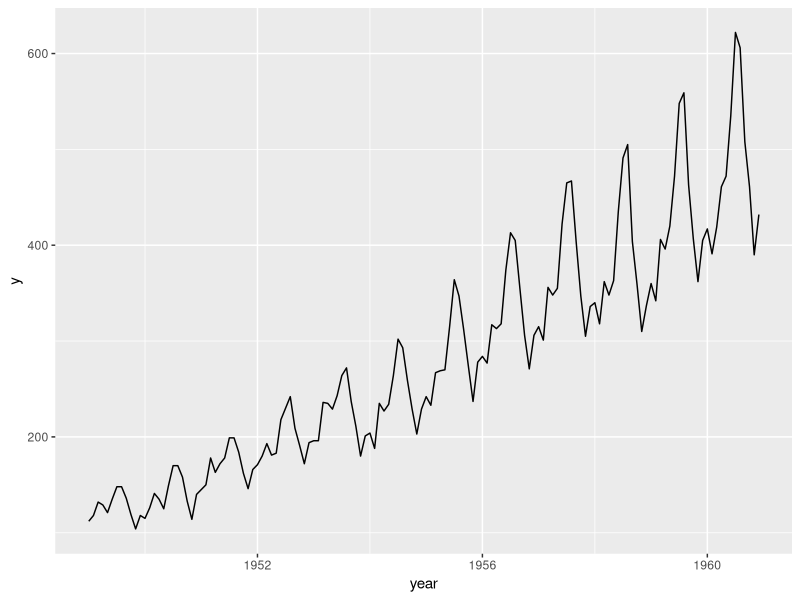
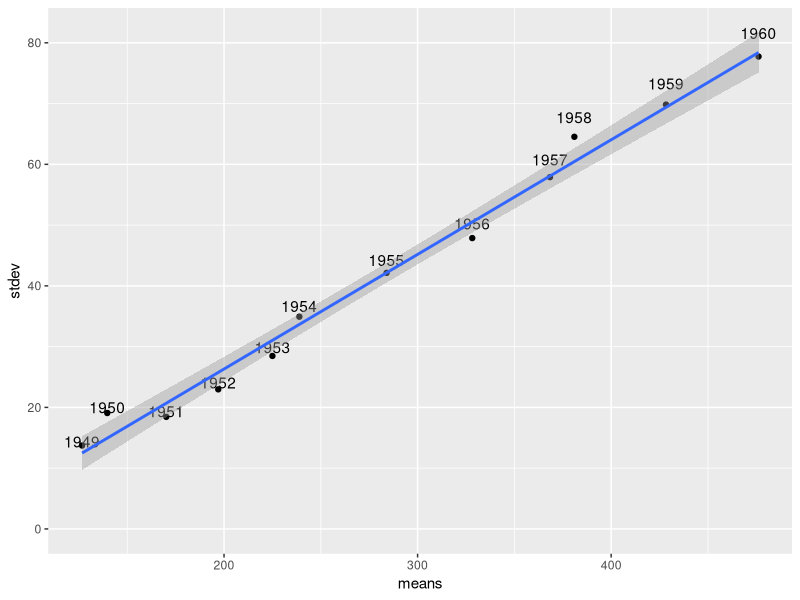
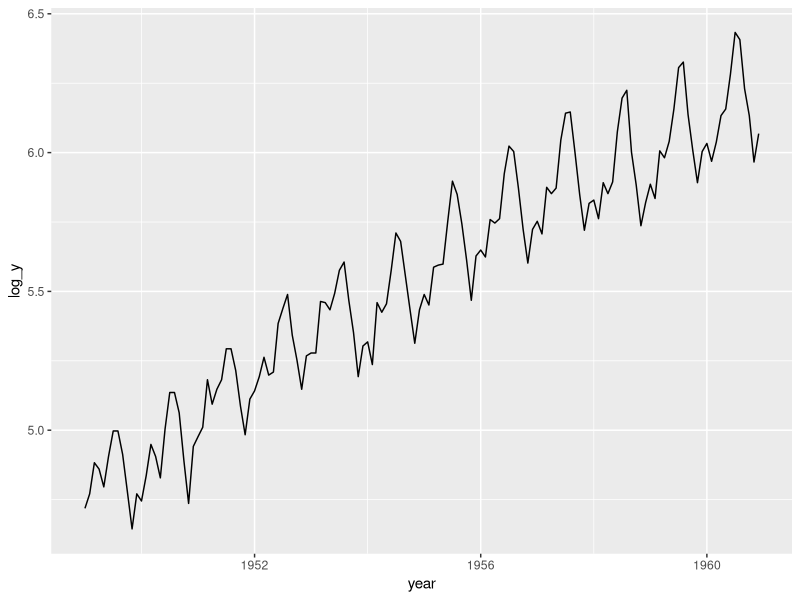
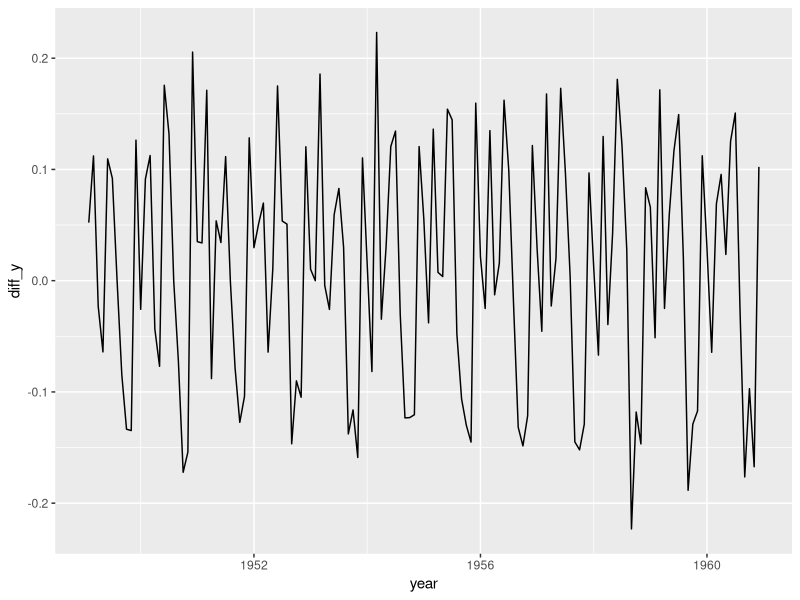
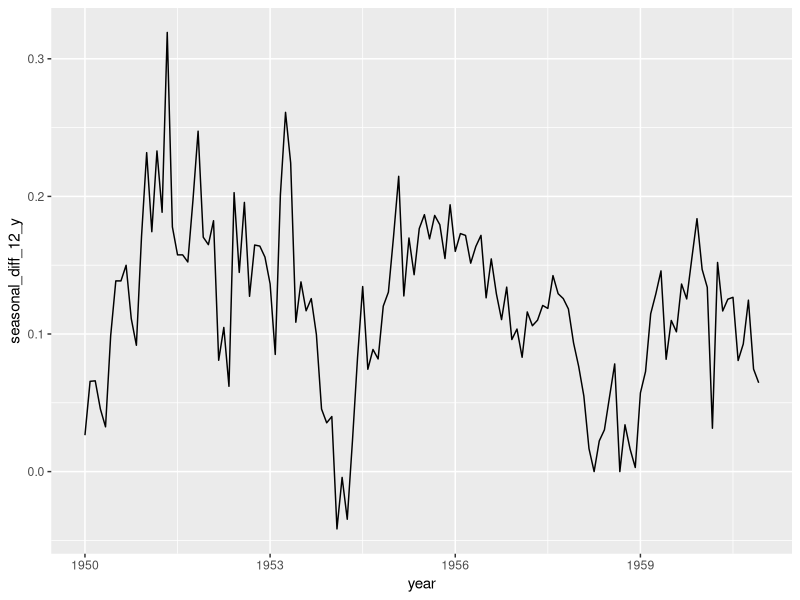
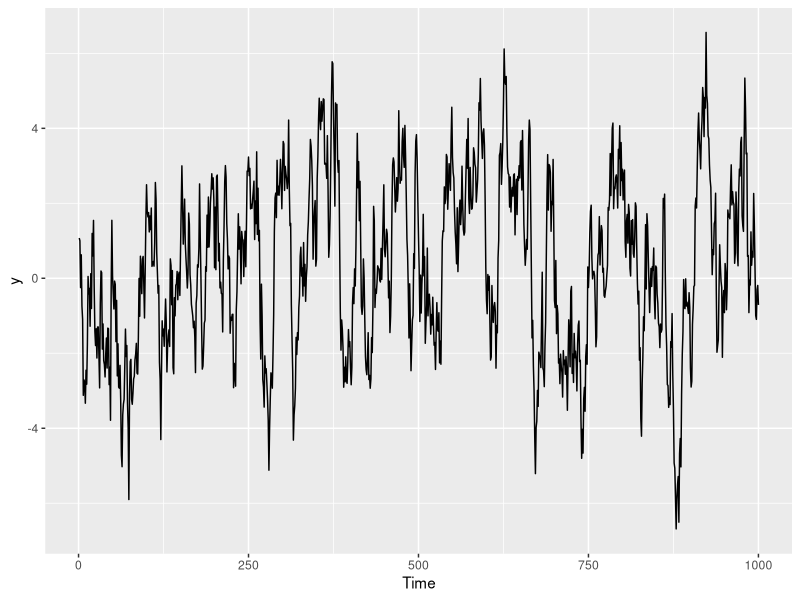
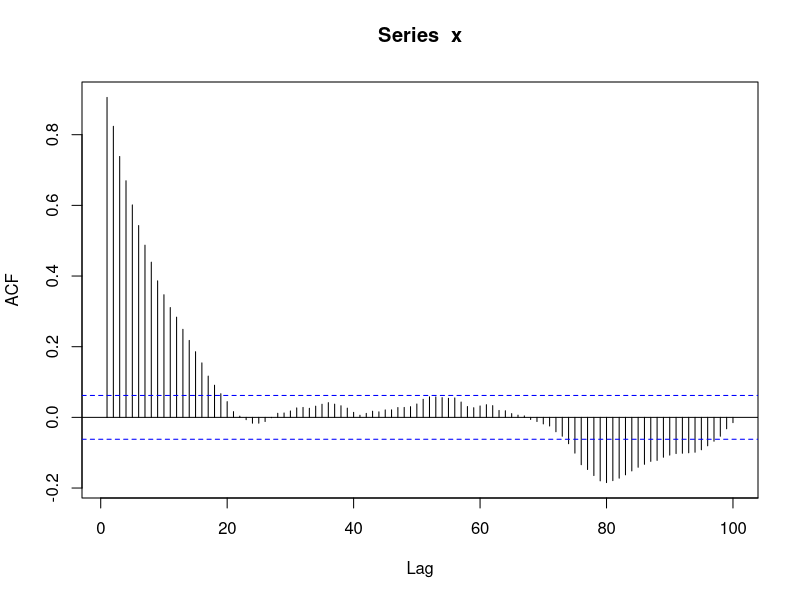
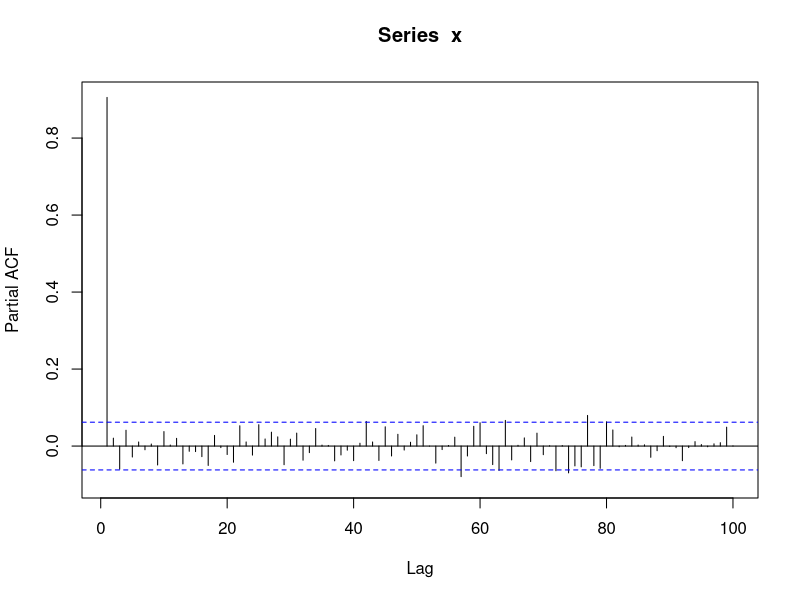

Generate these figures, in order, with R:
## ---- chunk 1
knitr::opts_chunk$set(echo = TRUE)
knitr::opts_chunk$set(fig.width=10, fig.height=6)
knitr::opts_chunk$set(warning = FALSE)
## ---- chunk 2
library(ggplot2)
y <- AirPassengers
ggplot( data = data.frame(y=as.numeric(y), 
                          year=as.numeric(time(y))),
        aes(y=y, x=year))+
  geom_line()
## ---- chunk 3
means <- tapply(y, floor(time(y)) , mean)
stdev <- tapply(y, floor(time(y)) , sd)
df <- data.frame(means=means, stdev=stdev)

ggplot(aes(x=means, y=stdev), data = df) +
  geom_point() +
  geom_text(label=rownames(df), position = position_stack(vjust = 1.05)) +
  geom_smooth(method=lm)
## ---- chunk 4
ggplot(aes(y=log_y, x=year), 
       data = data.frame(log_y=log(as.numeric(y)), 
                         year=as.numeric(time(y))))+
  geom_line()
## ---- chunk 5
library(ggplot2)
ly <- log(AirPassengers)
dly <- diff(ly)
ggplot(data=data.frame(diff_y=as.numeric(dly), year=as.numeric(time(dly))), 
       aes(x=year, y=diff_y))+
  geom_line()
## ---- chunk 6
sdly <- diff(ly,12) #seasonal difference
ggplot(data=data.frame(seasonal_diff_12_y=as.numeric(sdly), 
                       year=as.numeric(time(sdly))), 
       aes(x=year, y=seasonal_diff_12_y))+
  geom_line()
## ---- chunk 7
#~~ AR(1)
library(ggplot2)
n <- 1000
phi <- 0.9 #OSS: è < 1, se fosse >1 esplode la serie poiché viene respinto da 0
#se phi=1 non è più attratto da 0 ma non esplode ancora (è un random walk)
eps <- rnorm(n) #White Noise
x <- stats::filter(eps, c(phi), "recursive", init=0)

ggplot(aes(x=Time, y=y), 
       data = data.frame(y=as.numeric(x), 
                         Time=1:length(x)))+
  geom_line()
## ---- chunk 8
#~~ ACF e PACF plot
library(forecast)
Acf(x, lag.max = 100)
## ---- chunk 9
Pacf(x, lag.max = 100)
## ---- chunk 10
#~~ AR(2)
phi <- c(1.5, -0.7)
#Le radici sono in modulo > 1, poiché il processo è stazionario
Mod(polyroot(c(1, -phi)))

x <- stats::filter(eps, c(phi), "recursive")
ggplot(aes(x=Time, y=y), 
       data = data.frame(y=as.numeric(x), 
                         Time=1:length(x)))+
  geom_line()
## ---- chunk 11
Acf(x, lag.max = 100)
## ---- chunk 12
Pacf(x, lag.max = 100)
## ---- chunk 13
#~~ Stima AR(1) su un processo RandomWalk (RW)
n <- 100
eps <- rnorm(n)
rw <- cumsum(eps)
ggplot(aes(x=Time, y=Random_Walk), 
       data = data.frame(Random_Walk=rw, 
                         Time=as.numeric(1:length(rw))))+
  geom_line()
## ---- chunk 14
mod1 <- Arima(rw, order = c(1,0,0)) #oss: il coef ar1 non è 1, quindi la stima è "distorta"
summary(mod1)
## ---- chunk 15
urca::summary(urca::ur.df(rw, type="drift", lags=10, "AIC"))
## ---- chunk 16
urca::summary(urca::ur.df(x, type="drift", lags=10, "AIC"))
## ---- chunk 17
library(forecast)
data("AirPassengers")
y <- window(AirPassengers, end=c(1958,12))
ggtsdisplay(log(y))
## ---- chunk 18
mod1 <- Arima(y, c(0, 1, 1), c(0, 1, 1), lambda = 0) #con lambda = 0 diventa una serie logaritmica
plot(mod1)
## ---- chunk 19
print(mod1)
## ---- chunk 20
pre1 <- matrix(NA_real_, 24, 12)
colnames(pre1) <- paste0("h", 1:12)
err1 <- pre1
yna <- c(AirPassengers, rep(NA, 12))

for (i in 1:24){
  pre1[i, ] <- forecast(Arima(yna[1:(119+i)], model = mod1), 
                        h=12, biasadj = TRUE)$mean
  err1[i,] <- yna[(120+i):(131+i)] - pre1[i,]
}

meanloss <- cbind(RMSE = sqrt(colMeans(err1^2, na.rm = T)),
                  MAE  = colMeans(err1, na.rm = T),
                  MAPE = colMeans(abs(err1)/(err1+pre1), na.rm = T)*100)
meanloss
## ---- chunk 21
library(forecast)
library(ggplot2)
data("AirPassengers")
y <- window(AirPassengers, end=c(1958,12))

mod1 <- Arima(y, c(0, 1, 1), c(0, 1, 1), lambda = 0) #con lambda = 0 diventa una serie logaritmica
trend <- 1:144
reg1 <- lm(log(y)~trend[1:120])

reg <- lm(log(y)~trend[1:120] + I(trend[1:120]^2))

ggplot()+
  geom_line(aes(y=as.numeric(log(y)), x=time(y))) +
  geom_line(aes(y=reg$fitted.values, x=time(y)), colour='red') + 
  geom_line(aes(y=reg1$fitted.values, x=time(y)), colour='blue') +
  xlab("Time") + ylab("Value")



mesi <- months(as.Date(time(timeSeries::as.timeSeries(y))))

reg3 <- lm(log(y)~trend[1:120] + I(trend[1:120]^2) + mesi)

ggplot()+
  geom_line(aes(y=as.numeric(log(y)), x=time(y))) +
  geom_line(aes(y=reg3$fitted.values, x=time(y)), colour='red') +
  xlab("Time") + ylab("Value")
## ---- chunk 22
#~~ costruisco i regressori sinusoidi e cosinusiodi
fr <- 2*pi*outer(trend, 1:6) / 12
co <- cos(fr)
si <- sin(fr[,1:5]) #la sesta non serve dopo l'osservazione sopra

colnames(co) <- paste0("cos",1:6)
colnames(si) <- paste0("sin",1:5)

reg_cosi <- lm(log(y)~trend[1:120] + I(trend[1:120]^2) + co[1:120,] + si[1:120,])

ggplot()+
  geom_line(aes(y=as.numeric(log(y)), x=time(y))) +
  geom_line(aes(y=reg_cosi$fitted.values, x=time(y)), colour='red') +
  xlab("Time") + ylab("Value")
## ---- chunk 23
arimax <- Arima(y, c(1, 0, 0), lambda = 0,
                xreg = cbind(trend, co, si)[1:120,])

#prev <- predict(arimax, newxreg = cbind(trend, co, si)[121:144,])

plot(forecast(arimax, xreg = cbind(trend, co, si)[121:144,]))
lines(window(AirPassengers, start=c(1959,1) ,end=c(1960, 12)),col='red')
## ---- chunk 24
#~~ implementazione in R di trend
sim_llt <- function(n, sd_level, sd_slope, level0, slope0){
  beta <- cumsum(rnorm(n, sd = sd_slope)) + slope0
  mu <- cumsum(beta + rnorm(n, sd = sd_level)) + level0
  cbind(mu = mu, beta = beta)
}

plot(ts(sim_llt(200, 10, 0.01, 100, 1)))
## ---- chunk 25
#~~ In R
library(ggplot2)
sim_cyc <- function(n, rho, lambda, sd_kappa, psi0){
  psi <- matrix(0, n, 2)
  R <- matrix(c(cos(lambda),-sin(lambda), sin(lambda), cos(lambda)), 2, 2)
  Rt <- t(R) #traspongo perché in R voglio un vettore colonna e non riga come in teoria
  psi[1, ] <- rho*R %*% psi0 + rnorm(2, sd=sd_kappa)
  for (t in 2:n){
    psi[t, ] <- rho*R %*% psi[t-1, ] + rnorm(2, sd=sd_kappa)
  }
  psi
}
#il rho dà la persistenza del ciclo, più è vicino a zero, per più tempo lo vedremo esistere
ciclo = sim_cyc(n = 200, rho = 0.99, lambda = 2*pi/48, sd_kappa = 1, rnorm(2))
plot(ts(ciclo), main = 'Ciclo')
## ---- chunk 26
cor(ciclo[,1], ciclo[,2])
## ---- chunk 27
ciclo = sim_cyc(n = 200, rho = 0.96, lambda = 2*pi/48, sd_kappa = 0, rnorm(2))
plot(ts(ciclo), main = 'Ciclo con sigma_k = 0')
## ---- chunk 28
sim_trig_seas <- function(n, s, sd_omega, PSI0){
  gamma <- numeric(n)
  frb <- 2*pi/s #frequenza base
  for (j in 1:floor(s/2)) {
    gamma <- gamma + sim_cyc(n, 1, frb*j, sd_omega, PSI0[j,])[,1]
  }
  gamma
}

stagionalità_trigonometrica <- sim_trig_seas(n = 200, s = 12, 
                                             sd_omega = 0.01, matrix(rnorm(12),6,2))
time = 1:length(stagionalità_trigonometrica)
ggplot() +
  geom_line(aes(y=stagionalità_trigonometrica, x=time))

## ---- chunk 29
sis_dummy_seas <- function(n, s, sd_omega, gamma_init){
  filter(rnorm(n, sd=sd_omega), rep(-1, s-1), "recursive", init=gamma_init)
}

season_dummy <- as.numeric(sis_dummy_seas(200, 12, 0.01, rnorm(11)))
Time <- 1:length(season_dummy)
ggplot() + 
  geom_line(aes(y=season_dummy, x=Time))
